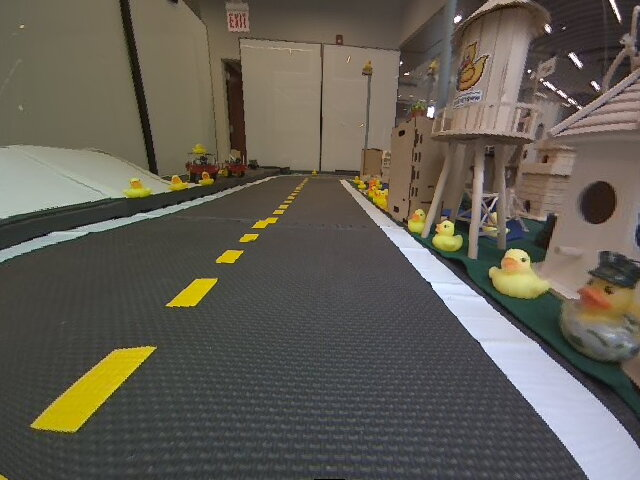
#> input picture project/solution/images/visual_control/pic1_rect.png, 640 x 480 px, found by its file name; the run also reads 1 picture not shown here
$ jupyter execute visual_servoing_activity.ipynb   (shell and % lines are left out)   (older library calls are emulated)
#> lines starting #> are read from the running program, lines starting #| are printed output that depends on the picture; after the words box and inside, x2 and y2 are one past the last pixel; in counts of white or black regions, pixels touching at a corner belong together
<p style="text-align: right">

</p>

# 💻🚙 05 - Visual control

<figure>
  <div style="text-align:center;">

  <figcaption>The view from a Duckiebot when centered in its lane.</figcaption>
  </div>
</figure>

Now, we use the image processing tools that we have explored to design a policy for lane-following. Consider the above image taken from the Duckiebot's camera when the Duckiebot was centered in its lane. Our goal is to design a control policy that uses only images streamed from the Duckiebot's camera to keep it in the lane as it drives forward at a fixed velocity.

Rather than design a controller that reasons over the raw image, we will process the image to enhance aspects of the image that are helpful for lane-following. In particular, the dashed-yellow and solid-white lane markings provide valuable cues that we can use to guide the robot to stay in its lane.

Assume that the Duckiebot starts out in the center of its lane, facing in the direction of travel. Assume also that the Duckiebot is traveling forward at a nominal speed. We can imagine using the location of the dashed-yellow and solid-white lane markings in the image to vary the rotational velocities of the left and right wheels in order to stay in the lane. For example, if the dashed-yellow lane markings appear in the left- and right-halves of the image, we might command a negative rotational velocity (i.e., counter-clockwise) as a correction.

Of course, this requires that we can detect the dashed-yellow and solid-white lane markings and estimate their orientations. Thus, we want to apply a filter that makes the lane markings "pop out" in the image, while supressing the other distracting content of the image. Lane markings are brightly colored against a dark background (the road).

We can identify the location of lane markings in the image by applying finite-difference filters $h_x$ and $h_y$ (e.g., using the Sobel operator) to estimate the horizontal and vertical intensity gradients

$$ \nabla I[u,v] =
\begin{bmatrix}
G_x[u,v]\\
G_y[u,v]
\end{bmatrix}
$$

where

$$
\begin{align}
G_x = h_x * I\\
G_y = h_y * I
\end{align}
$$

We can then look for regions of the image where the magnitude of the intensity gradient is large as a measure of the strength of each edge.

$$
\lvert \nabla I[u,v] \rvert = \sqrt{\left(G_x[u,v]\right)^2 + \left(G_y[u,v]\right)^2}
$$

Assuming that these edges correspond to the lane boundaries, the direction of the gradients can then be used to estimate the desired orientations.

$$
\theta[u,v] = \textrm{atan2}\left(G_y[u,v], G_x[u,v]\right)
$$

In this exercise, we will develop this idea by investigating different ways of processing the images to extract information about the robot's pose relative to the lane. We will use these results to implement a reactive image-space controller that we will validate on a simulated and/or real Duckiebot.

[cell 1]
## Run this cell to import relevant modules
%pylab inline

from matplotlib import pyplot as plt
import numpy as np
import cv2

Let's load the image as well as the homography for the corresponding camera into Python.

[cell 2]
# Load in the image and generate hsv and grayscale versions
imgbgr = cv2.imread('../images/visual_control/pic1_rect.png')
#> imgbgr is the input picture: shape (480, 640, 3); mean B, G, R 83.3, 93.3, 98.2

# OpenCV uses BGR by default, whereas matplotlib uses RGB, so we generate an RGB version for the sake of visualization
imgrgb = cv2.cvtColor(imgbgr, cv2.COLOR_BGR2RGB)

# Convert the image to HSV for any color-based filtering
imghsv = cv2.cvtColor(imgbgr, cv2.COLOR_BGR2HSV)
#> imghsv: shape (480, 640, 3); mean H, S, V 52.4, 49.8, 101.7

# Most of our operations will be performed on the grayscale version
img = cv2.cvtColor(imgbgr, cv2.COLOR_BGR2GRAY)

# The image-to-ground homography associated with this image
H = np.array([-4.137917960301845e-05, -0.00011445854191468058, -0.1595567007347241,
              0.0008382870319844166, -4.141689222457687e-05, -0.2518201638170328,
              -0.00023561657746150284, -0.005370140574116084, 0.9999999999999999])

H = np.reshape(H,(3, 3))
Hinv = np.linalg.inv(H)

print(Hinv)

## Finding the Horizon

In Duckietown, the ground is planar and in other self-driving and robotics domains, it is often assumed that the ground is locally planar. We can exploit this as we search for lane markings by not searching above the horizon. In the world frame relative to which we estimated the homography (i.e., a reference frame with the origin centered between the drive wheels with the positive $x$-axis pointing forward and the positive $y$-axis to the left), the horizon corresponds to large $x$-coordinates. In Duckietown, we are only interested in the road a few meters in front of the Duckiebot.

**Note**: You do not need to include this in the implementation of the functions that will be run in simulation and on the physical Duckiebot. For this activity, the robot will automatically crop out the horizon.

[cell 3]
w, h = img.shape
threshold = float("inf")
new_img = np.zeros((w, h))

for i in [.2, .4, .8, 1.5, 3, 6, 12, 24, 50, 200]:
    for j in arange(-10, 10, 0.1):
        x = np.array([[i, j, 1]]).transpose()
        xprime = Hinv.dot(x)
        xprime = xprime/xprime[2]
        if xprime[0] >= w or 0 > xprime[1] >= h or xprime[0] < 0 or xprime[1] < 0:
            continue
        else:
            new_img[int(xprime[1]), int(xprime[0])] = 1
            if xprime[1] < threshold:
                threshold = xprime[1] // 1
print(threshold)
fig = plt.figure(figsize = (30,20))
ax1 = fig.add_subplot(1,4,1)
ax1.imshow(new_img,cmap = 'gray')
ax1.set_title('test'), ax1.set_xticks([]), ax1.set_yticks([]);

[cell 4]
# TODO: Use the homography (technically Hinv) to mask out the horizon
# When generating masks that will be used with OpenCV try and
# instantiate them with dtype=np.uint8
mask_ground = np.ones(img.shape, dtype=np.uint8) # TODO: CHANGE ME
mask_ground[:int(threshold), :] = 0

fig = plt.figure(figsize = (30,20))
ax1 = fig.add_subplot(1,4,1)
ax1.imshow(img*mask_ground,cmap = 'gray')
ax1.set_title('Horizon Mask'), ax1.set_xticks([]), ax1.set_yticks([]);

## Detecting Lane Markings using Sobel Edge Detection

Now, let's apply the Sobel operator to the image to identify image gradients.

[cell 5]
# Convolve the image with the Sobel operator (filter) to compute the numerical derivatives in the x and y directions
sobelx = cv2.Sobel(img,cv2.CV_64F,1,0) # Sobel kernel X apply on image
sobely = cv2.Sobel(img,cv2.CV_64F,0,1) # Sobel kernel Y apply on image

# Compute the magnitude of the gradients
Gmag = np.sqrt(sobelx*sobelx + sobely*sobely)

# Compute the orientation of the gradients -> Calculates the rotation angle of 2D vectors.
Gdir = cv2.phase(np.array(sobelx, np.float32), np.array(sobely, dtype=np.float32), angleInDegrees=True)
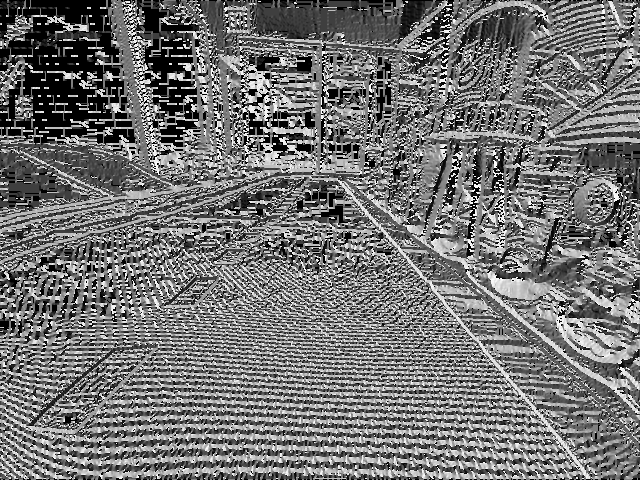
#> Gdir: shape (480, 640) float32; min 0, max 359.9, mean 162.6; drawn with min black and max white

fig = plt.figure(figsize = (30,20))
ax1 = fig.add_subplot(1,4,1)
ax1.imshow(img,cmap = 'gray')
ax1.set_title('Original'), ax1.set_xticks([]), ax1.set_yticks([])
ax2 = fig.add_subplot(1,4,2)
ax2.imshow(sobelx,cmap = 'gray')
ax2.set_title('Sobel X'), ax2.set_xticks([]), ax2.set_yticks([])
ax3 = fig.add_subplot(1,4,3)
ax3.imshow(sobely,cmap = 'gray')
ax3.set_title('Sobel Y'), ax3.set_xticks([]), ax3.set_yticks([]);
ax4 = fig.add_subplot(1,4,4)
ax4.imshow(np.uint8(Gmag))
ax4.set_title('Gradient Magnitude'), ax4.set_xticks([]), ax4.set_yticks([]);

Filtering the image has enhanced the location of the lane markings, but has also emphasized other locations where there are rapid changes in intensity. These include the duckies, buildings in Duckietown, the road surface, and elements in the background (e.g., the lights in the upper-right corner of the image). Note that we are using a non-grayscale colormap for the gradient magnitudes in order to more clearly convey locations that are enhanced by the Sobel operator.

We can reduce the occurrence of some of these features by first blurring the filter using a Gaussian kernel.

## Gaussian Blurring

The Sobel operator picks up on noise in the image as well as texture in the scene that we don't particularly care about. We can blur the image with a Gaussian kernel to reduce these spurious detections.

### Example: Gaussian Blurring

Using your experience from the previous exercise, identify a setting for the standard deviation of the Gaussian kernel that removes noise and local texture (e.g., that of the road surface), without sacrificing too much valid content (namely, the edges associated with lane markings)

[cell 6]
# TODO: Identify a setting for the standard deviation that removes noise while not eliminating too much valid content.
sigma = 4 # CHANGE ME

# Smooth the image using a Gaussian kernel
img_gaussian_filter = cv2.GaussianBlur(img,(0,0), sigma)
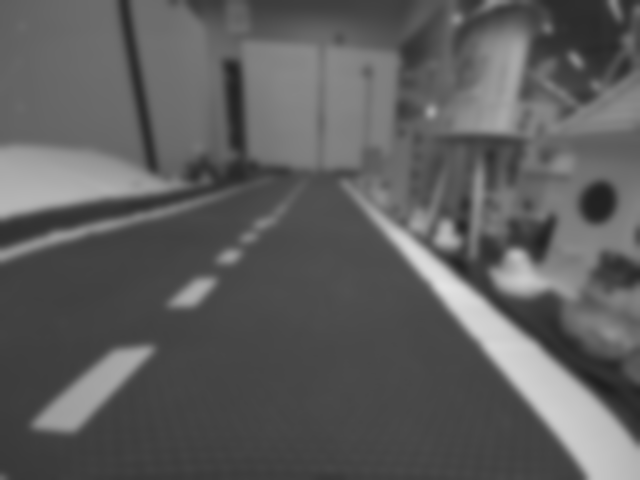
#> img_gaussian_filter: shape (480, 640); min 30, max 227, mean 93.6

# Visualize the filtered image alongside the original image.
fig = plt.figure(figsize = (20,20))
ax1 = fig.add_subplot(1,2,1)
ax1.imshow(img,cmap = 'gray')
ax1.set_title('Original'), ax1.set_xticks([]), ax1.set_yticks([])
ax2 = fig.add_subplot(1,2,2)
ax2.imshow(img_gaussian_filter,cmap = 'gray')
ax2.set_title('Gaussian Filter (Sigma = ' + str(sigma) +')'), ax2.set_xticks([]), ax2.set_yticks([]);

Now, let's look at the gradients of the blurred image. For this exercise, experiment with different settings for the standard deviation above and see how they affect the image gradients. In particular, compare the gradients for two extremes of the standard deviation (e.g., $\sigma=1$ and $\sigma=10$).

[cell 7]
# Convolve the image with the Sobel operator (filter) to compute the numerical derivatives in the x and y directions
sobelx = cv2.Sobel(img_gaussian_filter,cv2.CV_64F,1,0)
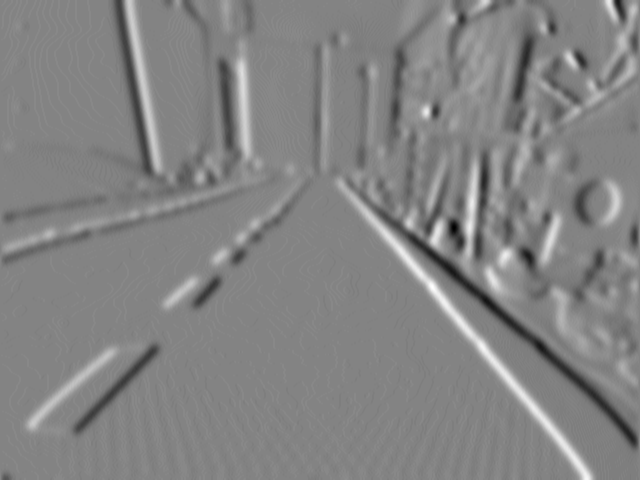
#> sobelx: shape (480, 640) float64; min -111, max 104, mean 0.1; drawn with min black and max white
sobely = cv2.Sobel(img_gaussian_filter,cv2.CV_64F,0,1)
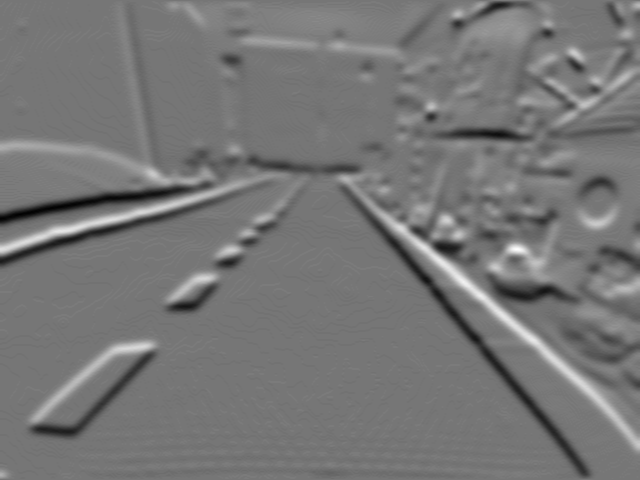
#> sobely: shape (480, 640) float64; min -103, max 118, mean -0.1; drawn with min black and max white

# Compute the magnitude of the gradients
Gmag = np.sqrt(sobelx*sobelx + sobely*sobely)
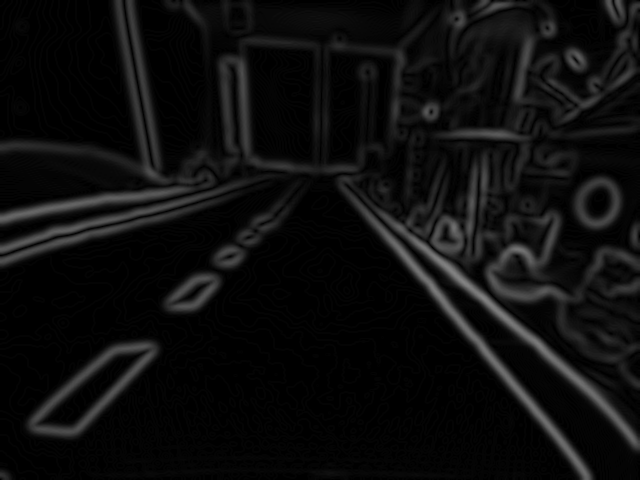
#> Gmag: shape (480, 640) float64; min 0, max 130.4, mean 13.8

# Compute the orientation of the gradients
Gdir = cv2.phase(np.array(sobelx, np.float32), np.array(sobely, dtype=np.float32), angleInDegrees=True)
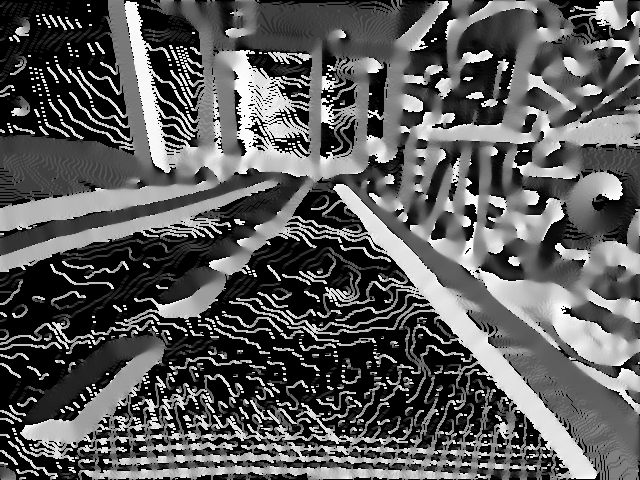
#> Gdir: shape (480, 640) float32; min 0, max 359.3, mean 128.1; drawn with min black and max white

fig = plt.figure(figsize = (30,20))
ax1 = fig.add_subplot(1,4,1)
ax1.imshow(img_gaussian_filter,cmap = 'gray')
ax1.set_title('Gaussian Blur'), ax1.set_xticks([]), ax1.set_yticks([])
ax2 = fig.add_subplot(1,4,2)
ax2.imshow(sobelx,cmap = 'gray')
ax2.set_title('Sobel X'), ax2.set_xticks([]), ax2.set_yticks([])
ax3 = fig.add_subplot(1,4,3)
ax3.imshow(sobely,cmap = 'gray')
ax3.set_title('Sobel Y'), ax3.set_xticks([]), ax3.set_yticks([]);
ax4 = fig.add_subplot(1,4,4)
ax4.imshow(np.uint8(Gmag))
ax4.set_title('Gradient Magnitude'), ax4.set_xticks([]), ax4.set_yticks([]);
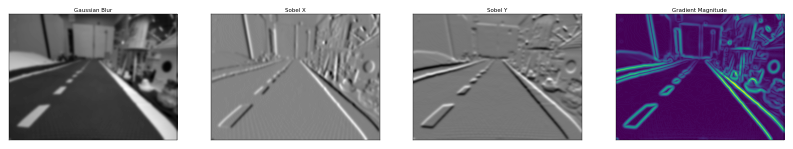
#> figure drawn by matplotlib, 4 panels

## A Varient of Non-maximal Supression

With a suitable choice for the standard deviation, we have smoothed out some of the noise and texture in the image (e.g., the road), reducing the number of candidate edges while preserving most of the edges that corresopnd to lane markings.

Under the assumption that the edges associated with lane markings are stronger than most of the edges in the image (in terms of the magnitude of the gradients), we can further eliminate distractors by only keeping edges whose gradient magnitude is greater than a threshold.

### Example: A form of non-maximal supression

In this exercise, we will take a look at the histogram over gradient magnitudes to better understand the distribution of gradient magnitudes. Based on the histogram, we can choose a magnitude threshold that we will use to filter out weaker edges.

[cell 8]
# Visualize the histogram over gradient magnitudes
fig = plt.figure(figsize = (5,5))
ax1 = fig.add_subplot(1,1,1)
ax1.hist((Gmag*mask_ground).flatten(), bins=50)
ax1.set_title('Gradient Histogram');
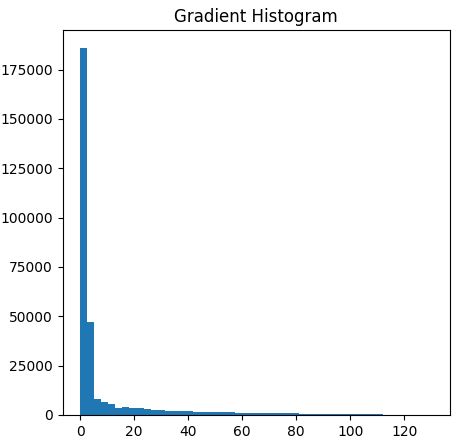
#> figure drawn by matplotlib, 1 panel; tallest bar 185792 high, from x = 2.22e-16 to 2.61

[cell 9]
# TODO: Use the histogram above to choose the minimum threshold on the gradient magnitude.
#       Edges whos gradient magnitude is below this threshold will be filtered out.
threshold = 55 # CHANGE ME

mask_mag = (Gmag > threshold)
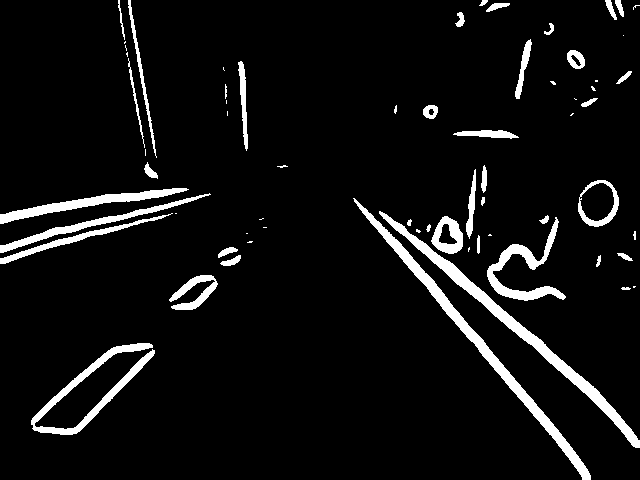
#> mask_mag: shape (480, 640) bool; 6.5% white; 66 white regions (25 under 20 px), largest, box (x1, y1, x2, y2) and area: (379, 211, 640, 448) 3388, (353, 198, 591, 480) 3301, (31, 343, 155, 435) 2033

fig = plt.figure(figsize = (20,10))
ax1 = fig.add_subplot(1,2,1)
ax1.imshow(Gmag, cmap = 'gray')
ax1.set_title('Gradient Magnitude'), ax1.set_xticks([]), ax1.set_yticks([])
ax2 = fig.add_subplot(1,2,2)
ax2.imshow(mask_mag*Gmag,cmap = 'gray')
ax2.set_title('Gradient Magnitude (Thresholded)'), ax2.set_xticks([]), ax2.set_yticks([]);
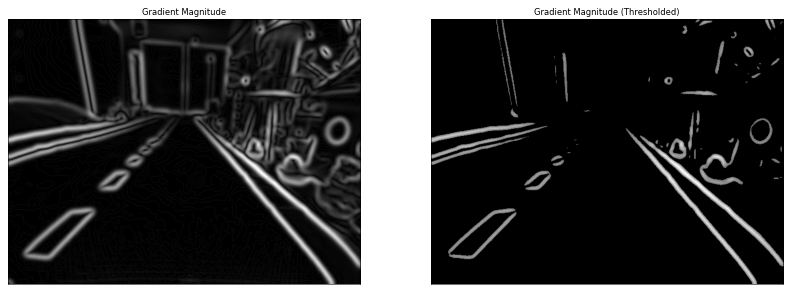
#> figure drawn by matplotlib, 2 panels

## Color-based Masking

Having identified a candidate set of edges, we can now try to design a set of masks that isolate the edges associated with the dashed-yellow and solid-white lane markings.

Perhaps the most obvious thing to do is to create masks that filter out pixels whose color differs from that of the yellow and white lines.

### Example: Color-based Masking

We can select upper- and lower-bounds on the HSV values for the two lines. One option is to use [this online color picker](https://pinetools.com/image-color-picker), which allows us to get the HSV values for particular pixels.

**Note**: When we go to use these bounds, remember that OpenCV uses uses the convention that $\textrm{H} \in [0, 179]$, $\textrm{S} \in [0, 255]$, and $\textrm{V} \in [0, 255]$, while other tools may use different ranges (e.g., Gimp uses $\textrm{H} \in [0, 360]$, $\textrm{S} \in [0, 100]$, and $\textrm{V} \in [0, 100])$.

**Note**: While the HSV color space provides a better representation (e.g., compared to RGB) for color-based detection, the appearance of the yellow and white lane markings will change due to variations in illumination, shading, etc. for In order to improve the generalizability of these bounds, you are encouraged to also consider the `../images/visual_control/pic3_rect.png` image and define bounds that are appropriate for both.

[cell 10]
# Using the above tool, we can identify the bounds as follows
# TODO: Identify the lower and upper HSV bounds for the white and yellow lane markings
#       These values represent the maximum range, so they don't filter out anything
white_lower_hsv = np.array([0, 0, 140])         # CHANGE ME
white_upper_hsv = np.array([150, 50, 255])   # CHANGE ME
yellow_lower_hsv = np.array([15, 100, 100])        # CHANGE ME
yellow_upper_hsv = np.array([40, 255, 255])  # CHANGE ME

mask_white = cv2.inRange(imghsv, white_lower_hsv, white_upper_hsv)
#> mask_white: shape (480, 640); 10.9% white; 315 white regions (273 under 20 px), largest, box (x1, y1, x2, y2) and area: (380, 223, 640, 480) 13628, (0, 145, 136, 219) 7176, (462, 31, 635, 140) 4526
#> (the rest of the program and of its run is left out)
